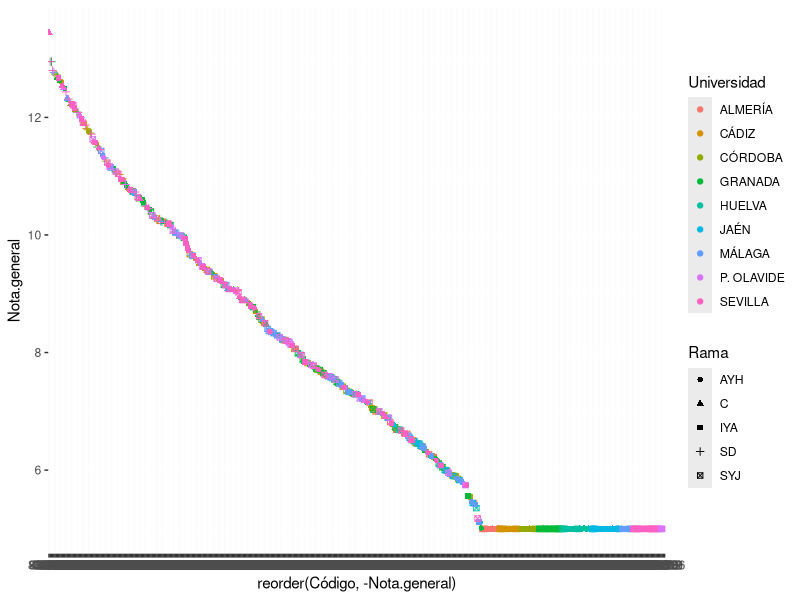

Here is the R script that generated this plot:
## ---- chunk 1
library(ggplot2)
notas.and <- read.csv("notas_corte_univ_andaluzas.csv")
univs.and <- factor(notas.and$Universidad)
## ---- chunk 2
ggplot(notas.and,aes(x=reorder(Código,-Nota.general),y=Nota.general,color=Universidad,shape=Rama))+geom_point(stat='Identity')
